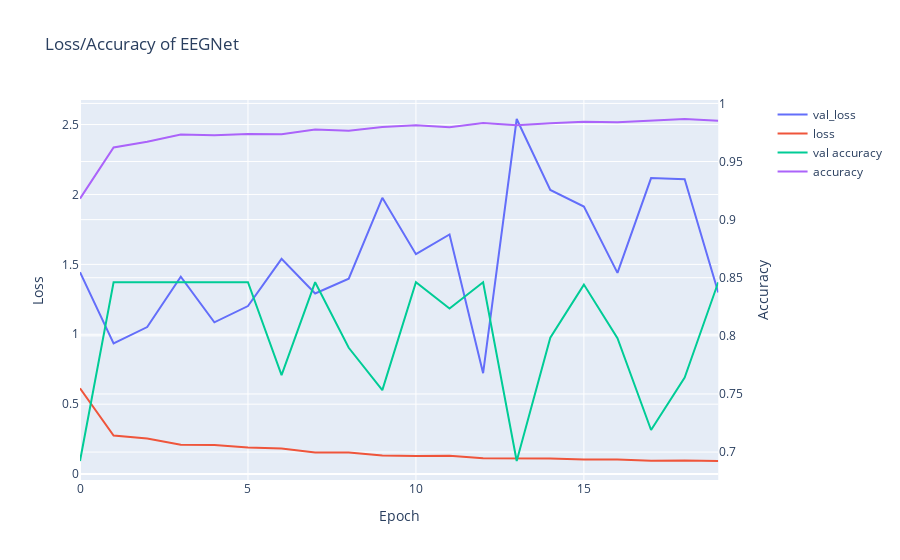
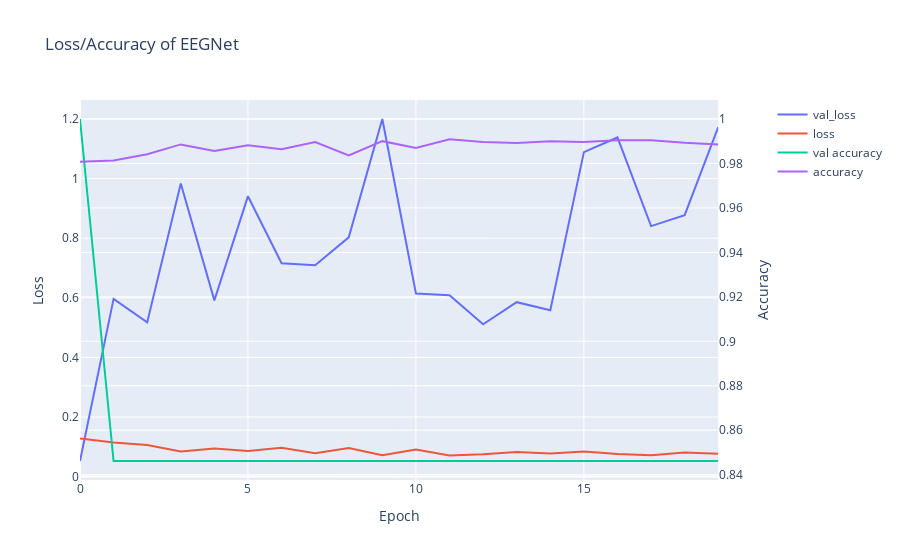
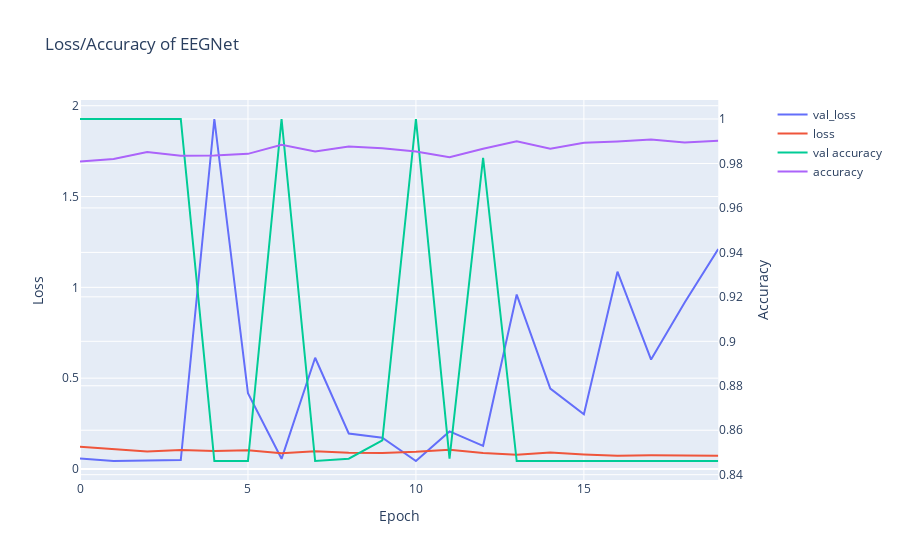
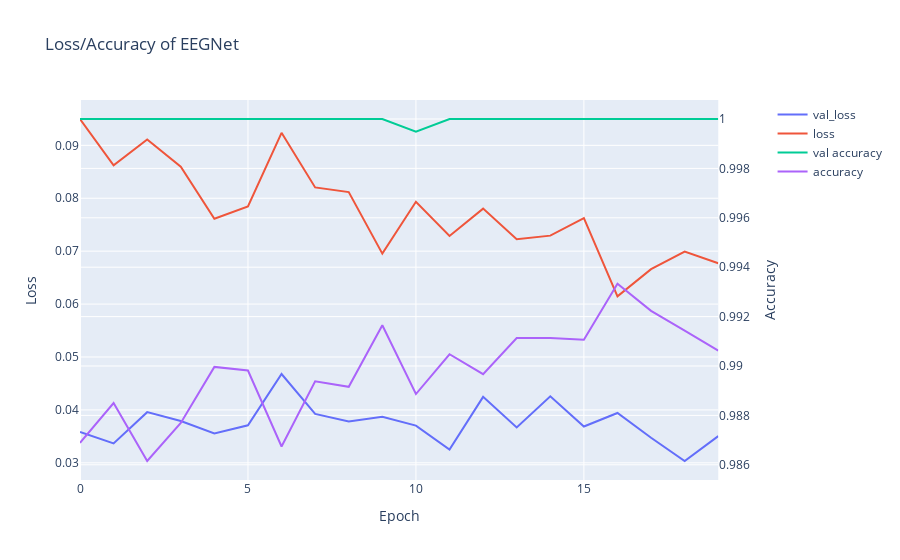

These figures' notebook cell, in order:
### Code cell
#probs_TSGL = TSGL_classification(train_data, test_data, val_data, train_labels, test_labels, val_labels, data_type, epoched = True)
kfold_TSGL_classification(data, labels, 8, data_type, epoched = True)

### Figure 1 — Plotly figure (JSON) as saved in the notebook; plotly's stock layout.template omitted (floating-point values rounded to 4 significant figures)
{"data": [{"name": "val_loss", "type": "scatter", "xaxis": "x", "y": [1.443, 0.9342, 1.051, 1.411, 1.085, 1.202, 1.54, 1.292, 1.398, 1.976, 1.573, 1.714, 0.7216, 2.54, 2.033, 1.914, 1.439, 2.117, 2.108, 1.299], "yaxis": "y"}, {"name": "loss", "type": "scatter", "xaxis": "x", "y": [0.6135, 0.2751, 0.2548, 0.2096, 0.208, 0.1893, 0.1835, 0.1549, 0.1547, 0.1328, 0.1289, 0.1319, 0.1136, 0.1136, 0.1113, 0.1039, 0.1039, 0.09485, 0.09788, 0.09361], "yaxis": "y"}, {"name": "val accuracy", "type": "scatter", "xaxis": "x", "y": [0.6923, 0.8462, 0.8462, 0.8462, 0.8462, 0.8462, 0.7662, 0.8462, 0.7897, 0.7533, 0.8462, 0.8236, 0.8462, 0.6923, 0.7985, 0.8441, 0.7979, 0.719, 0.7641, 0.8462], "yaxis": "y2"}, {"name": "accuracy", "type": "scatter", "xaxis": "x", "y": [0.9181, 0.9621, 0.9671, 0.9733, 0.9727, 0.9738, 0.9736, 0.9777, 0.9765, 0.9798, 0.9812, 0.9795, 0.9832, 0.9813, 0.9829, 0.9842, 0.9838, 0.9854, 0.9866, 0.985], "yaxis": "y2"}], "layout": {"title": {"text": "Loss/Accuracy of EEGNet"}, "xaxis": {"anchor": "y", "domain": [0, 0.94], "title": {"text": "Epoch"}}, "yaxis": {"anchor": "x", "domain": [0, 1], "title": {"text": "Loss"}}, "yaxis2": {"anchor": "x", "overlaying": "y", "side": "right", "title": {"text": "Accuracy"}}}}

### Figure 2 — Plotly figure (JSON) as saved in the notebook; plotly's stock layout.template omitted (floating-point values rounded to 4 significant figures)
{"data": [{"name": "val_loss", "type": "scatter", "xaxis": "x", "y": [0.05239, 0.5966, 0.5174, 0.9837, 0.5913, 0.941, 0.7157, 0.7092, 0.8029, 1.2, 0.6147, 0.6087, 0.5111, 0.5853, 0.5582, 1.089, 1.138, 0.8407, 0.8775, 1.173], "yaxis": "y"}, {"name": "loss", "type": "scatter", "xaxis": "x", "y": [0.1282, 0.1146, 0.1059, 0.08458, 0.09443, 0.08601, 0.09649, 0.07884, 0.09561, 0.07167, 0.09065, 0.07112, 0.07472, 0.08291, 0.07748, 0.08418, 0.07572, 0.07147, 0.08127, 0.07692], "yaxis": "y"}, {"name": "val accuracy", "type": "scatter", "xaxis": "x", "y": [1, 0.8462, 0.8462, 0.8462, 0.8462, 0.8462, 0.8462, 0.8462, 0.8462, 0.8462, 0.8462, 0.8462, 0.8462, 0.8462, 0.8462, 0.8462, 0.8462, 0.8462, 0.8462, 0.8462], "yaxis": "y2"}, {"name": "accuracy", "type": "scatter", "xaxis": "x", "y": [0.9807, 0.9813, 0.9842, 0.9886, 0.9856, 0.9881, 0.9864, 0.9897, 0.9836, 0.99, 0.987, 0.9909, 0.9897, 0.9892, 0.99, 0.9897, 0.9905, 0.9905, 0.9893, 0.9885], "yaxis": "y2"}], "layout": {"title": {"text": "Loss/Accuracy of EEGNet"}, "xaxis": {"anchor": "y", "domain": [0, 0.94], "title": {"text": "Epoch"}}, "yaxis": {"anchor": "x", "domain": [0, 1], "title": {"text": "Loss"}}, "yaxis2": {"anchor": "x", "overlaying": "y", "side": "right", "title": {"text": "Accuracy"}}}}

### Figure 3 — Plotly figure (JSON) as saved in the notebook; plotly's stock layout.template omitted (floating-point values rounded to 4 significant figures)
{"data": [{"name": "val_loss", "type": "scatter", "xaxis": "x", "y": [0.0582, 0.04451, 0.04678, 0.0488, 1.927, 0.417, 0.05591, 0.6125, 0.1955, 0.1718, 0.04391, 0.207, 0.1274, 0.9602, 0.4426, 0.3011, 1.086, 0.6026, 0.9168, 1.211], "yaxis": "y"}, {"name": "loss", "type": "scatter", "xaxis": "x", "y": [0.1229, 0.1102, 0.0958, 0.1045, 0.09932, 0.1031, 0.08594, 0.09768, 0.08942, 0.08857, 0.09477, 0.1055, 0.08755, 0.07879, 0.09036, 0.07951, 0.07272, 0.07515, 0.0762, 0.07314], "yaxis": "y"}, {"name": "val accuracy", "type": "scatter", "xaxis": "x", "y": [1, 1, 1, 1, 0.8462, 0.8462, 1, 0.8462, 0.8472, 0.8554, 1, 0.8472, 0.9826, 0.8462, 0.8462, 0.8462, 0.8462, 0.8462, 0.8462, 0.8462], "yaxis": "y2"}, {"name": "accuracy", "type": "scatter", "xaxis": "x", "y": [0.9809, 0.9821, 0.9852, 0.9835, 0.9836, 0.9843, 0.9884, 0.9853, 0.9876, 0.9868, 0.9853, 0.9828, 0.9866, 0.99, 0.9866, 0.9893, 0.9899, 0.9908, 0.9895, 0.9902], "yaxis": "y2"}], "layout": {"title": {"text": "Loss/Accuracy of EEGNet"}, "xaxis": {"anchor": "y", "domain": [0, 0.94], "title": {"text": "Epoch"}}, "yaxis": {"anchor": "x", "domain": [0, 1], "title": {"text": "Loss"}}, "yaxis2": {"anchor": "x", "overlaying": "y", "side": "right", "title": {"text": "Accuracy"}}}}

### Figure 4 — Plotly figure (JSON) as saved in the notebook; plotly's stock layout.template omitted (floating-point values rounded to 4 significant figures)
{"data": [{"name": "val_loss", "type": "scatter", "xaxis": "x", "y": [0.03582, 0.03366, 0.03958, 0.03789, 0.03557, 0.03709, 0.04679, 0.03925, 0.03782, 0.03871, 0.03704, 0.03251, 0.04247, 0.0367, 0.04256, 0.03686, 0.03942, 0.03475, 0.03035, 0.03504], "yaxis": "y"}, {"name": "loss", "type": "scatter", "xaxis": "x", "y": [0.09498, 0.08621, 0.09111, 0.08597, 0.07614, 0.07844, 0.09237, 0.08205, 0.08117, 0.06954, 0.07934, 0.07287, 0.07804, 0.07225, 0.07294, 0.07626, 0.06146, 0.0666, 0.06993, 0.06771], "yaxis": "y"}, {"name": "val accuracy", "type": "scatter", "xaxis": "x", "y": [1, 1, 1, 1, 1, 1, 1, 1, 1, 1, 0.9995, 1, 1, 1, 1, 1, 1, 1, 1, 1], "yaxis": "y2"}, {"name": "accuracy", "type": "scatter", "xaxis": "x", "y": [0.9869, 0.9885, 0.9862, 0.9877, 0.99, 0.9898, 0.9867, 0.9894, 0.9892, 0.9916, 0.9889, 0.9905, 0.9897, 0.9911, 0.9911, 0.9911, 0.9933, 0.9922, 0.9914, 0.9906], "yaxis": "y2"}], "layout": {"title": {"text": "Loss/Accuracy of EEGNet"}, "xaxis": {"anchor": "y", "domain": [0, 0.94], "title": {"text": "Epoch"}}, "yaxis": {"anchor": "x", "domain": [0, 1], "title": {"text": "Loss"}}, "yaxis2": {"anchor": "x", "overlaying": "y", "side": "right", "title": {"text": "Accuracy"}}}}
